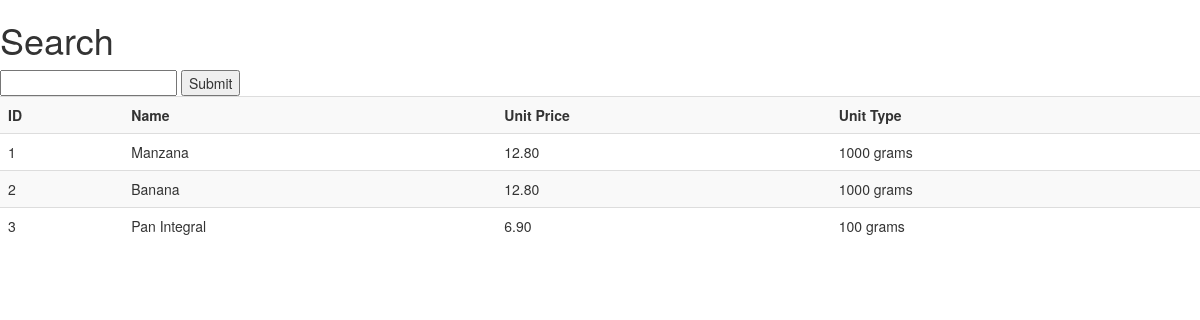
The app's page /search/ with its own data.
### ventasapp/models.py (models this page shows, shortened)
class Product(models.Model):
	id = models.AutoField(primary_key=True)
	name = models.CharField(max_length=200)
	unit_cost = models.DecimalField(max_digits=10,decimal_places=2)
	unit_type = models.CharField(max_length=10, default='unit')

### ventasapp/views.py (the view)
# urls.py: url(r'^search/$', views.search, name='search'),
def search(request):
    query = request.GET.get('q')
    if query:
        results = Product.objects.filter(name=query)
    else:
        results = Product.objects.all()
    return render(request, 'search.html', {'results': results})

### ventasapp/templates/search.html (shortened to what this page needs)
{% extends "base.html" %}
{% block content %}
<h1>Search</h1>
<form method="GET" action="{% url 'search' %}">
      <input type="text" name="q" />
      <input type="submit" />
</form>
    <table class="table table-striped">
        <th>ID</th>
        <th>Name</th>
        <th>Unit Price</th>
        <th>Unit Type</th>
        {% for s in results %}
            <tr>
                <td>{{s.id}}</td>
                <td>{{s.name}}</td>
                <td>{{s.unit_cost}}</td>
                <td>{{s.unit_type}}</td>
            </tr>
        {% endfor %}
    </table>
{% endblock content %}

### records on screen
Product: id "1", name "Manzana", unit_cost "12.80", unit_type "1000 grams"
Product: id "2", name "Banana", unit_cost "12.80", unit_type "1000 grams"
Product: id "3", name "Pan Integral", unit_cost "6.90", unit_type "100 grams"
